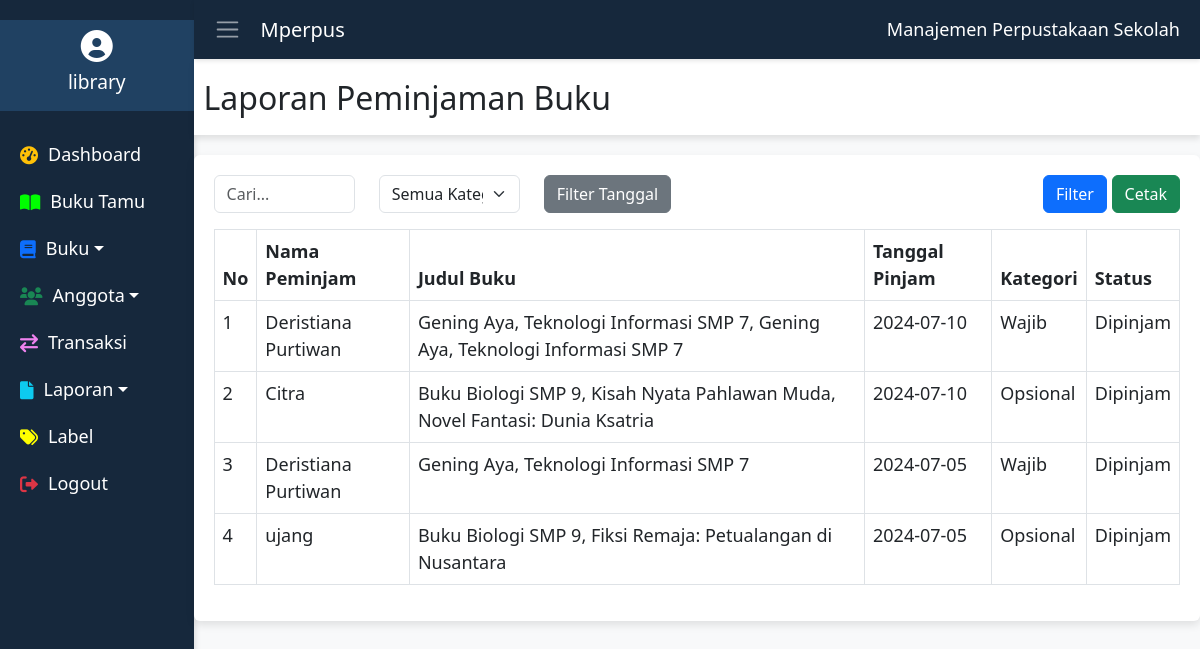
Screenshot of /views/laporan_peminjaman.php with the database file from the repository.
### tables this page shows
CREATE TABLE `peminjaman` (
  `kd_peminjaman` int(11) NOT NULL,
  `id` int(11) DEFAULT NULL,
  `tanggal_pinjam` date DEFAULT NULL,
  `tanggal_pengembalian` date DEFAULT NULL,
  `status` varchar(20) DEFAULT NULL,
  `kategori` varchar(20) DEFAULT NULL,
  `tahun_ajaran` varchar(10) NOT NULL
);

CREATE TABLE `anggota` (
  `id` int(11) NOT NULL,
  `nama` varchar(255) NOT NULL,
  `nisn` varchar(20) NOT NULL,
  `alamat` text NOT NULL,
  `telepon` varchar(15) NOT NULL,
  `kelas` varchar(50) NOT NULL,
  `foto_siswa` varchar(255) DEFAULT NULL,
  `tahun_ajaran` varchar(10) NOT NULL
);

### views/laporan_peminjaman.php (the view, shortened to what this page needs)
<?php
include '../koneksi.php';
$filterKategori = isset($_GET['kategori']) ? $_GET['kategori'] : '';
$filterStatus = 'dipinjam';
$searchKeyword = isset($_GET['keyword']) ? $_GET['keyword'] : '';
$filterStartDate = isset($_GET['start_date']) ? $_GET['start_date'] : '';
$filterEndDate = isset($_GET['end_date']) ? $_GET['end_date'] : '';
?>
<!DOCTYPE html>
<html lang="en">
<head>
    <link href="https://cdn.jsdelivr.net/npm/bootstrap@5.3.0-alpha1/dist/css/bootstrap.min.css" rel="stylesheet">
    <link href="https://cdnjs.cloudflare.com/ajax/libs/font-awesome/6.0.0-beta3/css/all.min.css" rel="stylesheet">
    <link rel="stylesheet" href="../css/peminjaman_buku.css">
    <link rel="stylesheet" href="../css/navbar.css">
    <link rel="stylesheet" href="../css/sidebar.css">
    <link rel="stylesheet" href="../css/modal.css">
</head>
<body>
    <?php include '../includes/sidebar.php'; ?>
    <div class="content">
        <?php include '../includes/navbar.php'; ?>
        <div class="dashboard-header">
            <h2>Laporan Peminjaman Buku</h2>
        </div>
        <div class="row">
            <div class="col-12">
                <div class="card">
                    <div class="card-body">
                        <form method="GET" action="">
                        <div class="row mb-3">
                            <div class="col-md-2">
                                <input type="text" class="form-control" name="keyword" placeholder="Cari..." value="<?php echo htmlspecialchars($searchKeyword); ?>">
                            </div>
                            <div class="col-md-2">
                                <select class="form-select" name="kategori">
                                    <option value="">Semua Kategori</option>
                                </select>
                            </div>
                            <div class="col-md-2">
                                <button type="button" class="btn btn-secondary" data-bs-toggle="modal" data-bs-target="#filterTanggalModal">Filter Tanggal</button>
                            </div>
                            <div class="col-md-6 text-md-end">
                                <button type="submit" class="btn btn-primary">Filter</button>
                                <a href="../fungsi/cetak_pinjaman.php?keyword=<?php echo htmlspecialchars($searchKeyword, ENT_QUOTES); ?>&kategori=<?php echo htmlspecialchars($filterKategori, ENT_QUOTES); ?>&status=<?php echo htmlspecialchars($filterStatus, ENT_QUOTES); ?>&start_date=<?php echo htmlspecialchars($filterStartDate, ENT_QUOTES); ?>&end_date=<?php echo htmlspecialchars($filterEndDate, ENT_QUOTES); ?>" target="_blank" class="btn btn-success">Cetak</a>
                            </div>
                        </div>
                        </form>
                        <div class="table-responsive">
                            <table class="table table-bordered table-hover">
                                <thead>
                                    <tr>
                                        <th>No</th>
                                        <th>Nama Peminjam</th>
                                        <th>Judul Buku</th>
                                        <th>Tanggal Pinjam</th>
                                        <th>Kategori</th>
                                        <th>Status</th>
                                    </tr>
                                </thead>
                                <tbody>
                                    <?php
                                    $sql = "SELECT peminjaman.*, anggota.nama AS nama_peminjam, GROUP_CONCAT(buku.judul SEPARATOR ', ') AS judul_buku
                                            FROM peminjaman
                                            JOIN anggota ON peminjaman.id = anggota.id
                                            LEFT JOIN peminjaman_detail ON peminjaman.kd_peminjaman = peminjaman_detail.kd_peminjaman
                                            LEFT JOIN buku ON peminjaman_detail.kode_buku = buku.kode_buku
                                            WHERE peminjaman.status = 'dipinjam'";
                                    $sql .= " GROUP BY peminjaman.kd_peminjaman
                                              ORDER BY peminjaman.tanggal_pinjam DESC";
                                    $result = mysqli_query($conn, $sql);
                                    if (mysqli_num_rows($result) > 0) {
                                        $no = 1;
                                        while ($row = mysqli_fetch_assoc($result)) {
                                            echo "<tr data-bs-toggle='modal' data-bs-target='#modalDetailPeminjaman' data-id='" . $row['kd_peminjaman'] . "'>";
                                            echo "<td>" . $no++ . "</td>";
                                            echo "<td>" . htmlspecialchars($row['nama_peminjam']) . "</td>";
                                            echo "<td>" . htmlspecialchars($row['judul_buku']) . "</td>";
                                            echo "<td>" . htmlspecialchars($row['tanggal_pinjam']) . "</td>";
                                            echo "<td>" . htmlspecialchars(ucfirst($row['kategori'])) . "</td>";
                                            echo "<td>" . htmlspecialchars(ucfirst($row['status'])) . "</td>";
                                            echo "</tr>";
                                        }
                                    } else {
                                        echo "<tr><td colspan='6' class='text-center'>Tidak ada data peminjaman</td></tr>";
                                    }
                                    ?>
                                </tbody>
                            </table>
                        </div>
                    </div>
                </div>
            </div>
        </div>
    </div>
</body>
</html>

### css/peminjaman_buku.css (style rules this page uses)
body { display: flex; margin: 0; font-family: 'Segoe UI', Tahoma, Geneva, Verdana, sans-serif; font-size: 18px; background-color: #f8f9fa; }
.content { flex-grow: 1; padding: 0; display: flex; flex-direction: column; }
.dashboard-header { background-color: #ffffff; padding-bottom: 10px; padding-left: 10px; padding-top: 20px; margin-bottom: 20px; box-shadow: 0 4px 6px rgba(0, 0, 0, 0.1); z-index: 1; }

### css/sidebar.css (style rules this page uses)
body { display: flex; margin: 0; font-family: 'Segoe UI', Tahoma, Geneva, Verdana, sans-serif; font-size: 18px; background-color: #f8f9fa; }

### css/modal.css (style rules this page uses)
.card { border: none; box-shadow: 0 4px 8px rgba(0, 0, 0, 0.1); }
.card-body { padding: 20px; }

### rows the page displays
peminjaman: anggota.nama "Deristiana Purtiwan", judul_buku "Gening Aya, Teknologi Informasi SMP 7, Gening Aya, Teknologi Informasi SMP 7", tanggal_pinjam "2024-07-10", kategori "Wajib", status "Dipinjam"
peminjaman: anggota.nama "Citra", judul_buku "Buku Biologi SMP 9, Kisah Nyata Pahlawan Muda, Novel Fantasi: Dunia Ksatria", tanggal_pinjam "2024-07-10", kategori "Opsional", status "Dipinjam"
peminjaman: anggota.nama "Deristiana Purtiwan", judul_buku "Gening Aya, Teknologi Informasi SMP 7", tanggal_pinjam "2024-07-05", kategori "Wajib", status "Dipinjam"
peminjaman: anggota.nama "ujang", judul_buku "Buku Biologi SMP 9, Fiksi Remaja: Petualangan di Nusantara", tanggal_pinjam "2024-07-05", kategori "Opsional", status "Dipinjam"
